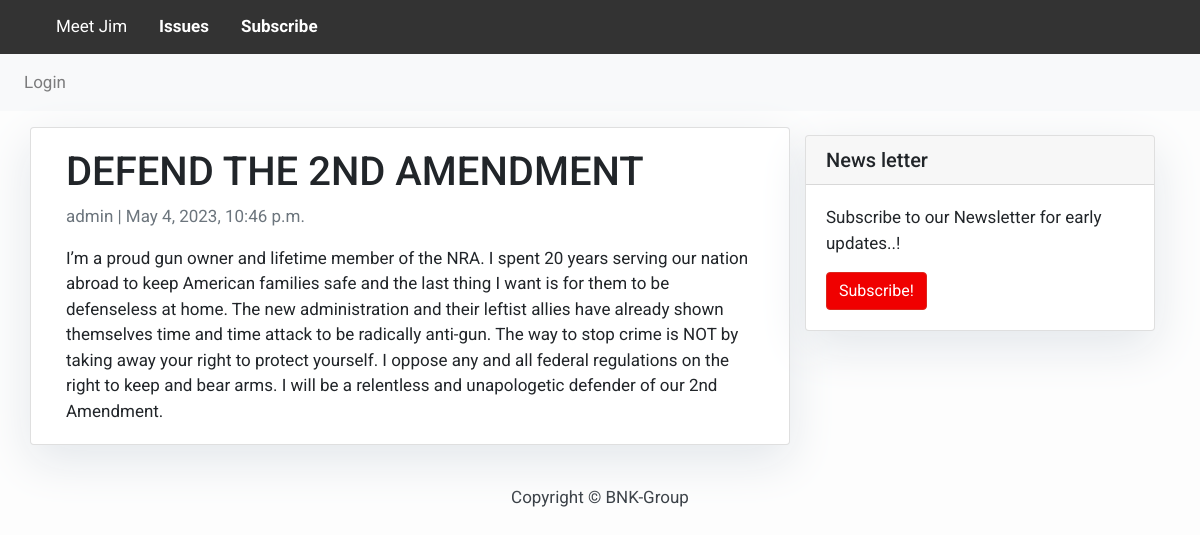
Page /defend-the-2nd-amendment/ on the committed database.
### blog/models.py (models this page shows, shortened)
class Post(models.Model):
    title = models.CharField(max_length=200, unique=True)
    slug = models.SlugField(max_length=200, unique=True)
    author = models.ForeignKey(User, on_delete=models.CASCADE, related_name='blog_posts')
    updated_on = models.DateTimeField(auto_now=True)
    content = models.TextField()
    created_on = models.DateTimeField(auto_now_add=True)
    status = models.IntegerField(choices=STATUS, default=0)
    class Meta:
        ordering = ['-created_on']

### blog/views.py (the view)
# urls.py: path('<slug:slug>/', views.PostDetail.as_view(), name='post_detail'),
class PostDetail(generic.DetailView):
    model = Post
    template_name = 'post_detail.html'

### blog/templates/post_detail.html
{% extends 'base.html' %}
{% block content %}
<div class="container">
  <div class="row">
    <div class="col-md-8 card mb-4  mt-3 left  top">
      <div class="card-body">
        <h1>{% block title %} {{ object.title }} {% endblock title %}</h1>
        <p class=" text-muted">{{ post.author }} | {{ post.created_on }}</p>
        <p class="card-text ">{{ object.content | safe }}</p>
      </div>
    </div>
    {% block sidebar %} {% include 'sidebar.html' %} {% endblock sidebar %}
  </div>
</div>
{% endblock content %}

### blog/templates/base.html (style rules this page uses)
body { font-family: "Roboto", sans-serif; font-size: 17px; background-color: #fdfdfd; }

### blog/templates/sidebar.html (style rules this page uses)
.card { box-shadow: 0 16px 48px #E3E7EB; }

### rows in the picture
Post: title "DEFEND THE 2ND AMENDMENT", author "admin", created_on "May 4, 2023, 10:46 p.m.", content "I’m a proud gun owner and lifetime member of the NRA. I spent 20 years serving our nation abroad to keep American families safe and the last thing I want is for them to be defenseless at home. The new administration and their leftist allies have already shown themselves time and time attack to be radically anti-gun. The way to stop crime is NOT by taking away your right to protect yourself. I oppose any and all federal regulations on the right to keep and bear arms. I will be a relentless and unapologetic defender of our 2nd Amendment."
